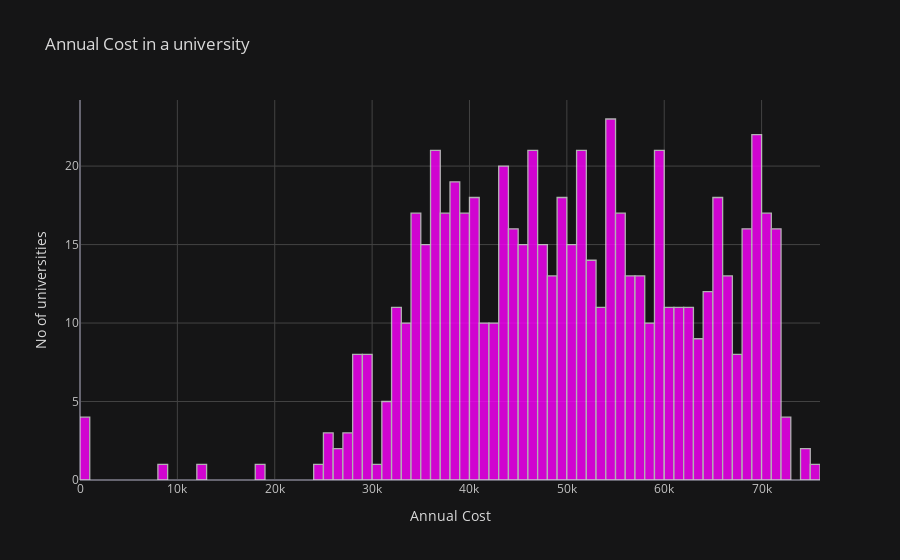

Notebook source saved alongside this figure:
### Code cell
data['Total Annual Cost'].iplot(kind='hist',bins=80,theme='solar',color='fuchsia',title='Annual Cost in a university',xTitle='Annual Cost',yTitle='No of universities')

### Figure 1 — Plotly figure (JSON) as saved in the notebook; plotly's stock layout.template omitted (floating-point values rounded to 4 significant figures; data arrays with more than 128 entries replaced by an {"elided": "..."} marker saying what was removed)
{"data": [{"histfunc": "count", "histnorm": "", "marker": {"color": "rgba(255, 0, 255, 1.0)", "line": {"color": "#D9D9D9", "width": 1.3}}, "name": "Total Annual Cost", "nbinsx": 80, "opacity": 0.8, "orientation": "v", "type": "histogram", "x": {"elided": "650 int values"}}], "layout": {"barmode": "overlay", "legend": {"bgcolor": "#151516", "font": {"color": "#D9D9D9"}}, "paper_bgcolor": "#151516", "plot_bgcolor": "#151516", "title": {"font": {"color": "#D9D9D9"}, "text": "Annual Cost in a university"}, "xaxis": {"gridcolor": "#434343", "showgrid": true, "tickfont": {"color": "#C2C2C2"}, "title": {"font": {"color": "#D9D9D9"}, "text": "Annual Cost"}, "zerolinecolor": "#666570", "type": "linear", "range": [-0.5, 76000.0], "autorange": true}, "yaxis": {"gridcolor": "#434343", "showgrid": true, "tickfont": {"color": "#C2C2C2"}, "title": {"font": {"color": "#D9D9D9"}, "text": "No of universities"}, "zerolinecolor": "#666570", "range": [0, 24.21], "autorange": true}, "autosize": true}}
